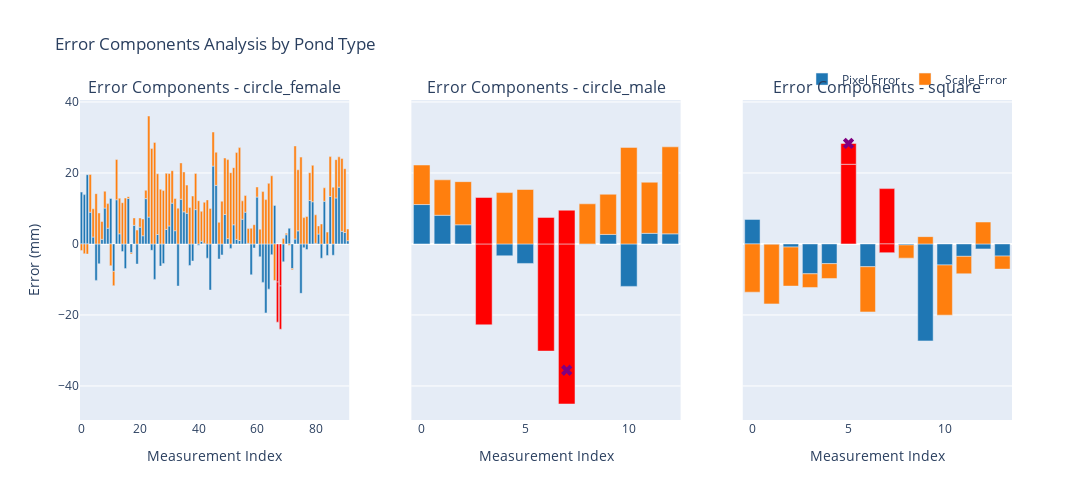

The code cell stored with this chart in its notebook:
### Code cell
# Create plotly subplots for error components bar plots
pond_types = df['Pond_Type'].unique()
n_pond_types = len(pond_types)


# Prepare data for all pond types
pond_data = {}
for pond_type in pond_types:
    df_pond = df[df['Pond_Type'] == pond_type].copy()
    df_pond = df_pond.reset_index(drop=True)
    
    # Calculate error components in mm
    mm_per_px_gt = 10 / df_pond['mean_scale']
    mm_per_px_pred = 10 / df_pond['pred_scale']


    df_pond['pixel_error_mm'] = (df_pond['pred_Distance_pixels'] - df_pond['mean_pixels']) * mm_per_px_pred
    df_pond['scale_error_mm'] = df_pond['mean_pixels'] * (mm_per_px_pred - mm_per_px_gt)
    df_pond['total_error_mm'] = df_pond['pixel_error_mm'] + df_pond['scale_error_mm']

    
    # Calculate total error and identify outliers using IQR
    df_pond['total_error_mm'] = df_pond['pixel_error_mm'] + df_pond['scale_error_mm']
    q1_total = df_pond['total_error_mm'].quantile(0.25)
    q3_total = df_pond['total_error_mm'].quantile(0.75)
    iqr_total = q3_total - q1_total
    outlier_threshold_low_total = q1_total - 1.5 * iqr_total
    outlier_threshold_high_total = q3_total + 1.5 * iqr_total
    df_pond['is_outlier_total'] = (df_pond['total_error_mm'] < outlier_threshold_low_total) | (df_pond['total_error_mm'] > outlier_threshold_high_total)
    
    # Calculate MAPE outliers using IQR
    q1_mape = df_pond['mape_percent'].quantile(0.25)
    q3_mape = df_pond['mape_percent'].quantile(0.75)
    iqr_mape = q3_mape - q1_mape
    outlier_threshold_low_mape = q1_mape - 1.5 * iqr_mape
    outlier_threshold_high_mape = q3_mape + 1.5 * iqr_mape
    df_pond['is_outlier_mape'] = (df_pond['mape_percent'] < outlier_threshold_low_mape) | (df_pond['mape_percent'] > outlier_threshold_high_mape)
    
    pond_data[pond_type] = df_pond

# Create plotly subplots for error components bar plots
fig_bar = make_subplots(
    rows=1, cols=n_pond_types,
    subplot_titles=[f'Error Components - {pond_type}' for pond_type in pond_types],
    shared_yaxes=True
)

for i, pond_type in enumerate(pond_types):
    df_pond = pond_data[pond_type]
    
    # Add Pixel Error bars
    fig_bar.add_trace(
        go.Bar(
            name='Pixel Error' if i == 0 else '',  # Only show legend for first subplot
            x=df_pond.index,
            y=df_pond['pixel_error_mm'],
            marker_color=['red' if is_outlier else '#1f77b4' for is_outlier in df_pond['is_outlier_total']],
            showlegend=(i == 0),  # Only show legend for first subplot
            hovertemplate="Image: %{customdata[0]}<br>" +
                         "Prawn ID: %{customdata[1]}<br>" +
                         "Pixel Error: %{y:.2f}mm<br>" +
                         "Total Error: %{customdata[2]:.2f}mm<extra></extra>",  
            customdata=list(zip(df_pond['Label'], df_pond['PrawnID'], df_pond['total_error_mm']))
        ),
        row=1, col=i+1
    )
    
    # Add Scale Error bars
    fig_bar.add_trace(
        go.Bar(
            name='Scale Error' if i == 0 else '',  # Only show legend for first subplot
            x=df_pond.index,
            y=df_pond['scale_error_mm'],
            marker_color=['red' if is_outlier else '#ff7f0e' for is_outlier in df_pond['is_outlier_total']],
            showlegend=(i == 0),  # Only show legend for first subplot
            hovertemplate="Image: %{customdata[0]}<br>" +
                         "Prawn ID: %{customdata[1]}<br>" +
                         "Scale Error: %{y:.2f}mm<br>" +
                         "Total Error: %{customdata[2]:.2f}mm<extra></extra>",  
            customdata=list(zip(df_pond['Label'], df_pond['PrawnID'], df_pond['total_error_mm']))
        ),
        row=1, col=i+1
    )
    
    # Highlight MAPE outliers
    fig_bar.add_trace(
        go.Scatter(
            x=df_pond.index[df_pond['is_outlier_mape']],
            y=df_pond['total_error_mm'][df_pond['is_outlier_mape']],
            mode='markers',
            marker=dict(color='purple', size=10, symbol='x'),
            name='MAPE Outlier' if i == 0 else '',
            showlegend=(i == 0),
            hovertemplate="Image: %{customdata[0]}<br>" +
                         "Prawn ID: %{customdata[1]}<br>" +
                         "Total Error: %{y:.2f}mm<extra></extra>",
            customdata=list(zip(df_pond['Label'], df_pond['PrawnID']))
        ),
        row=1, col=i+1
    )

# Update layout
fig_bar.update_layout(
    title='Error Components Analysis by Pond Type',
    barmode='relative',  # Shows stacked bars
    height=500,
    width=1200,
    showlegend=True,
    legend=dict(
        orientation="h",
        yanchor="bottom",
        y=1.02,
        xanchor="right",
        x=1
    )
)

# Update axes
for i in range(n_pond_types):
    fig_bar.update_xaxes(title_text="Measurement Index", row=1, col=i+1)
    if i == 0:  # Only show y-axis title for first subplot
        fig_bar.update_yaxes(title_text="Error (mm)", row=1, col=i+1)

fig_bar.show()

### Figure 1 — Plotly figure (JSON) as saved in the notebook; plotly's stock layout.template omitted (floating-point values rounded to 4 significant figures; data arrays with more than 128 entries replaced by an {"elided": "..."} marker saying what was removed)
{"data": [{"customdata": {"elided": "92x3 mixed values"}, "hovertemplate": "Image: %{customdata[0]}<br>Prawn ID: %{customdata[1]}<br>Pixel Error: %{y:.2f}mm<br>Total Error: %{customdata[2]:.2f}mm<extra></extra>", "marker": {"color": ["#1f77b4", "#1f77b4", "#1f77b4", "#1f77b4", "#1f77b4", "#1f77b4", "#1f77b4", "#1f77b4", "#1f77b4", "#1f77b4", "#1f77b4", "#1f77b4", "#1f77b4", "#1f77b4", "#1f77b4", "#1f77b4", "#1f77b4", "#1f77b4", "#1f77b4", "#1f77b4", "#1f77b4", "#1f77b4", "#1f77b4", "#1f77b4", "#1f77b4", "#1f77b4", "#1f77b4", "#1f77b4", "#1f77b4", "#1f77b4", "#1f77b4", "#1f77b4", "#1f77b4", "#1f77b4", "#1f77b4", "#1f77b4", "#1f77b4", "#1f77b4", "#1f77b4", "#1f77b4", "#1f77b4", "#1f77b4", "#1f77b4", "#1f77b4", "#1f77b4", "#1f77b4", "#1f77b4", "#1f77b4", "#1f77b4", "#1f77b4", "#1f77b4", "#1f77b4", "#1f77b4", "#1f77b4", "#1f77b4", "#1f77b4", "#1f77b4", "#1f77b4", "#1f77b4", "#1f77b4", "#1f77b4", "#1f77b4", "#1f77b4", "#1f77b4", "#1f77b4", "#1f77b4", "#1f77b4", "red", "red", "#1f77b4", "#1f77b4", "#1f77b4", "#1f77b4", "#1f77b4", "#1f77b4", "#1f77b4", "#1f77b4", "#1f77b4", "#1f77b4", "#1f77b4", "#1f77b4", "#1f77b4", "#1f77b4", "#1f77b4", "#1f77b4", "#1f77b4", "#1f77b4", "#1f77b4", "#1f77b4", "#1f77b4", "#1f77b4", "#1f77b4"]}, "name": "Pixel Error", "showlegend": true, "type": "bar", "x": [0, 1, 2, 3, 4, 5, 6, 7, 8, 9, 10, 11, 12, 13, 14, 15, 16, 17, 18, 19, 20, 21, 22, 23, 24, 25, 26, 27, 28, 29, 30, 31, 32, 33, 34, 35, 36, 37, 38, 39, 40, 41, 42, 43, 44, 45, 46, 47, 48, 49, 50, 51, 52, 53, 54, 55, 56, 57, 58, 59, 60, 61, 62, 63, 64, 65, 66, 67, 68, 69, 70, 71, 72, 73, 74, 75, 76, 77, 78, 79, 80, 81, 82, 83, 84, 85, 86, 87, 88, 89, 90, 91], "xaxis": "x", "y": [14.61, 13.9, 19.51, 8.948, 1.947, -10.27, -5.606, 1.301, 10.1, 4.434, 12.82, -7.725, 12.45, 2.855, -2.159, -6.932, 12.8, -2.498, 5.255, -5.674, 4.731, 2.306, 12.77, 7.562, -1.801, -9.983, 2.664, -6.246, -5.52, 4.091, 5.065, 11.5, 3.736, -11.87, 12.6, 9.051, 8.638, -6.063, -4.816, 9.672, -0.3923, 0.742, 0.1865, -4.015, -12.99, 21.94, 16.5, -4.256, -3.104, 8.312, 1.499, -1.251, 5.398, 1.287, 0.9596, 6.972, 8.95, 0.1731, -8.705, -1.153, 13.22, -3.611, -10.83, -19.44, -12.73, -3.014, 10.85, -10.73, -11.84, -5.043, 2.601, 4.427, -6.945, 1.388, 3.699, -13.92, -1.05, -1.579, 12.25, 11.89, 0.1795, 2.792, -4.021, 12.04, -3.246, 13.39, -3.192, 12.95, 16.0, 3.553, 3.223, 0.9191], "yaxis": "y"}, {"customdata": {"elided": "92x3 mixed values"}, "hovertemplate": "Image: %{customdata[0]}<br>Prawn ID: %{customdata[1]}<br>Scale Error: %{y:.2f}mm<br>Total Error: %{customdata[2]:.2f}mm<extra></extra>", "marker": {"color": ["#ff7f0e", "#ff7f0e", "#ff7f0e", "#ff7f0e", "#ff7f0e", "#ff7f0e", "#ff7f0e", "#ff7f0e", "#ff7f0e", "#ff7f0e", "#ff7f0e", "#ff7f0e", "#ff7f0e", "#ff7f0e", "#ff7f0e", "#ff7f0e", "#ff7f0e", "#ff7f0e", "#ff7f0e", "#ff7f0e", "#ff7f0e", "#ff7f0e", "#ff7f0e", "#ff7f0e", "#ff7f0e", "#ff7f0e", "#ff7f0e", "#ff7f0e", "#ff7f0e", "#ff7f0e", "#ff7f0e", "#ff7f0e", "#ff7f0e", "#ff7f0e", "#ff7f0e", "#ff7f0e", "#ff7f0e", "#ff7f0e", "#ff7f0e", "#ff7f0e", "#ff7f0e", "#ff7f0e", "#ff7f0e", "#ff7f0e", "#ff7f0e", "#ff7f0e", "#ff7f0e", "#ff7f0e", "#ff7f0e", "#ff7f0e", "#ff7f0e", "#ff7f0e", "#ff7f0e", "#ff7f0e", "#ff7f0e", "#ff7f0e", "#ff7f0e", "#ff7f0e", "#ff7f0e", "#ff7f0e", "#ff7f0e", "#ff7f0e", "#ff7f0e", "#ff7f0e", "#ff7f0e", "#ff7f0e", "#ff7f0e", "red", "red", "#ff7f0e", "#ff7f0e", "#ff7f0e", "#ff7f0e", "#ff7f0e", "#ff7f0e", "#ff7f0e", "#ff7f0e", "#ff7f0e", "#ff7f0e", "#ff7f0e", "#ff7f0e", "#ff7f0e", "#ff7f0e", "#ff7f0e", "#ff7f0e", "#ff7f0e", "#ff7f0e", "#ff7f0e", "#ff7f0e", "#ff7f0e", "#ff7f0e", "#ff7f0e"]}, "name": "Scale Error", "showlegend": true, "type": "bar", "x": [0, 1, 2, 3, 4, 5, 6, 7, 8, 9, 10, 11, 12, 13, 14, 15, 16, 17, 18, 19, 20, 21, 22, 23, 24, 25, 26, 27, 28, 29, 30, 31, 32, 33, 34, 35, 36, 37, 38, 39, 40, 41, 42, 43, 44, 45, 46, 47, 48, 49, 50, 51, 52, 53, 54, 55, 56, 57, 58, 59, 60, 61, 62, 63, 64, 65, 66, 67, 68, 69, 70, 71, 72, 73, 74, 75, 76, 77, 78, 79, 80, 81, 82, 83, 84, 85, 86, 87, 88, 89, 90, 91], "xaxis": "x", "y": [-1.869, -2.756, -2.859, 10.61, 7.981, 14.18, 8.729, 5.022, 4.752, 6.931, -6.126, -4.023, 11.33, 10.04, 11.62, 12.95, 0.5257, -0.3495, 2.082, 3.903, 2.6, 4.737, 2.353, 28.48, 26.88, 28.61, 17.1, 15.41, 15.04, 15.79, 14.77, 9.15, 9.06, 10.09, 10.23, 11.24, 7.937, 10.25, 13.5, 10.2, 12.17, 8.441, 11.56, 12.41, 10.01, 9.592, 9.332, 6.08, 12.04, 15.9, 22.26, 20.05, 16.1, 24.45, 26.18, 5.165, 4.692, 4.162, 4.424, 5.426, 2.843, 4.151, 14.75, 12.5, 17.07, 19.21, -10.32, -11.3, -12.19, 1.507, 0.4139, -0.3392, -0.3473, 26.23, 17.2, 24.47, 7.424, 7.724, 7.801, 10.26, 8.021, 2.298, 5.627, 3.783, 3.335, 11.21, 15.98, 10.8, 8.545, 20.53, 17.98, 3.303], "yaxis": "y"}, {"customdata": {"elided": "92x2 str values"}, "hovertemplate": "Image: %{customdata[0]}<br>Prawn ID: %{customdata[1]}<br>Total Error: %{y:.2f}mm<extra></extra>", "marker": {"color": "purple", "size": 10, "symbol": "x"}, "mode": "markers", "name": "MAPE Outlier", "showlegend": true, "type": "scatter", "x": [], "xaxis": "x", "y": [], "yaxis": "y"}, {"customdata": [["full body:undistorted_GX010089_11_236.jpg_gamma", "Prawn_0", 22.24], ["full body:undistorted_GX010089_11_236.jpg_gamma", "Prawn_1", 18.06], ["full body:undistorted_GX010089_11_236.jpg_gamma", "Prawn_2", 17.55], ["full body:undistorted_GX010091_5_149.jpg_gamma", "Prawn_0", -9.687], ["full body:undistorted_GX010091_5_149.jpg_gamma", "Prawn_1", 11.13], ["full body:undistorted_GX010102_9_165.jpg_gamma", "Prawn_1", 9.849], ["full body:undistorted_GX010102_9_165.jpg_gamma", "Prawn_2", -22.7], ["full body:undistorted_GX010102_9_165.jpg_gamma", "Prawn_3", -35.58], ["full body:undistorted_GX010102_9_165.jpg_gamma", "Prawn_4", 11.24], ["full body:undistorted_GX010102_9_165.jpg_gamma", "Prawn_5", 14.0], ["full body:undistorted_GX010102_50_1396.jpg_gamma", "Prawn_0", 15.25], ["full body:undistorted_GX010105_28_816.jpg_gamma", "Prawn_0", 17.39], ["full body:undistorted_GX010105_28_816.jpg_gamma", "Prawn_1", 27.36]], "hovertemplate": "Image: %{customdata[0]}<br>Prawn ID: %{customdata[1]}<br>Pixel Error: %{y:.2f}mm<br>Total Error: %{customdata[2]:.2f}mm<extra></extra>", "marker": {"color": ["#1f77b4", "#1f77b4", "#1f77b4", "red", "#1f77b4", "#1f77b4", "red", "red", "#1f77b4", "#1f77b4", "#1f77b4", "#1f77b4", "#1f77b4"]}, "name": "", "showlegend": false, "type": "bar", "x": [0, 1, 2, 3, 4, 5, 6, 7, 8, 9, 10, 11, 12], "xaxis": "x2", "y": [11.1, 8.081, 5.398, -22.78, -3.339, -5.492, -30.18, -45.09, -0.07057, 2.687, -11.95, 2.99, 2.851], "yaxis": "y2"}, {"customdata": [["full body:undistorted_GX010089_11_236.jpg_gamma", "Prawn_0", 22.24], ["full body:undistorted_GX010089_11_236.jpg_gamma", "Prawn_1", 18.06], ["full body:undistorted_GX010089_11_236.jpg_gamma", "Prawn_2", 17.55], ["full body:undistorted_GX010091_5_149.jpg_gamma", "Prawn_0", -9.687], ["full body:undistorted_GX010091_5_149.jpg_gamma", "Prawn_1", 11.13], ["full body:undistorted_GX010102_9_165.jpg_gamma", "Prawn_1", 9.849], ["full body:undistorted_GX010102_9_165.jpg_gamma", "Prawn_2", -22.7], ["full body:undistorted_GX010102_9_165.jpg_gamma", "Prawn_3", -35.58], ["full body:undistorted_GX010102_9_165.jpg_gamma", "Prawn_4", 11.24], ["full body:undistorted_GX010102_9_165.jpg_gamma", "Prawn_5", 14.0], ["full body:undistorted_GX010102_50_1396.jpg_gamma", "Prawn_0", 15.25], ["full body:undistorted_GX010105_28_816.jpg_gamma", "Prawn_0", 17.39], ["full body:undistorted_GX010105_28_816.jpg_gamma", "Prawn_1", 27.36]], "hovertemplate": "Image: %{customdata[0]}<br>Prawn ID: %{customdata[1]}<br>Scale Error: %{y:.2f}mm<br>Total Error: %{customdata[2]:.2f}mm<extra></extra>", "marker": {"color": ["#ff7f0e", "#ff7f0e", "#ff7f0e", "red", "#ff7f0e", "#ff7f0e", "red", "red", "#ff7f0e", "#ff7f0e", "#ff7f0e", "#ff7f0e", "#ff7f0e"]}, "name": "", "showlegend": false, "type": "bar", "x": [0, 1, 2, 3, 4, 5, 6, 7, 8, 9, 10, 11, 12], "xaxis": "x2", "y": [11.14, 9.981, 12.15, 13.1, 14.47, 15.34, 7.478, 9.506, 11.31, 11.31, 27.2, 14.4, 24.5], "yaxis": "y2"}, {"customdata": [["full body:undistorted_GX010089_11_236.jpg_gamma", "Prawn_0"], ["full body:undistorted_GX010089_11_236.jpg_gamma", "Prawn_1"], ["full body:undistorted_GX010089_11_236.jpg_gamma", "Prawn_2"], ["full body:undistorted_GX010091_5_149.jpg_gamma", "Prawn_0"], ["full body:undistorted_GX010091_5_149.jpg_gamma", "Prawn_1"], ["full body:undistorted_GX010102_9_165.jpg_gamma", "Prawn_1"], ["full body:undistorted_GX010102_9_165.jpg_gamma", "Prawn_2"], ["full body:undistorted_GX010102_9_165.jpg_gamma", "Prawn_3"], ["full body:undistorted_GX010102_9_165.jpg_gamma", "Prawn_4"], ["full body:undistorted_GX010102_9_165.jpg_gamma", "Prawn_5"], ["full body:undistorted_GX010102_50_1396.jpg_gamma", "Prawn_0"], ["full body:undistorted_GX010105_28_816.jpg_gamma", "Prawn_0"], ["full body:undistorted_GX010105_28_816.jpg_gamma", "Prawn_1"]], "hovertemplate": "Image: %{customdata[0]}<br>Prawn ID: %{customdata[1]}<br>Total Error: %{y:.2f}mm<extra></extra>", "marker": {"color": "purple", "size": 10, "symbol": "x"}, "mode": "markers", "name": "", "showlegend": false, "type": "scatter", "x": [7], "xaxis": "x2", "y": [-35.58], "yaxis": "y2"}, {"customdata": [["full body:undistorted_GX010152_36_378.jpg_gamma", "Prawn_0", -6.666], ["full body:undistorted_GX010152_36_378.jpg_gamma", "Prawn_1", -16.89], ["full body:undistorted_GX010157_160_2259", "Prawn_0", -11.87], ["full body:undistorted_GX010157_174_2582.jpg_gamma", "Prawn_0", -12.26], ["full body:undistorted_GX010157_177_2665.jpg_gamma", "Prawn_0", -9.725], ["full body:undistorted_GX010161_54_676.jpg_gamma.jpg_gamma", "Prawn_0", 28.32], ["full body:undistorted_GX010162_72_927.jpg_gamma.jpg_gamma", "Prawn_0", -19.15], ["full body:undistorted_GX010174_62_790.jpg_gamma", "Prawn_0", 13.13], ["full body:undistorted_GX010175_266_3372.jpg_gamma.jpg_gamma", "Prawn_0", -3.999], ["full body:undistorted_GX010177_232_3047", "Prawn_0", -25.26], ["full body:undistorted_GX010178_172_3604.jpg_gamma", "Prawn_0", -20.05], ["full body:undistorted_GX010183_37_685.jpg_gamma", "Prawn_0", -8.404], ["full body:undistorted_GX010183_80_1633.jpg_gamma", "Prawn_0", 4.78], ["full body:undistorted_GX010183_128_2852.jpg_gamma", "Prawn_0", -7.085]], "hovertemplate": "Image: %{customdata[0]}<br>Prawn ID: %{customdata[1]}<br>Pixel Error: %{y:.2f}mm<br>Total Error: %{customdata[2]:.2f}mm<extra></extra>", "marker": {"color": ["#1f77b4", "#1f77b4", "#1f77b4", "#1f77b4", "#1f77b4", "red", "#1f77b4", "red", "#1f77b4", "#1f77b4", "#1f77b4", "#1f77b4", "#1f77b4", "#1f77b4"]}, "name": "", "showlegend": false, "type": "bar", "x": [0, 1, 2, 3, 4, 5, 6, 7, 8, 9, 10, 11, 12, 13], "xaxis": "x3", "y": [6.914, -0.08867, -0.8771, -8.415, -5.544, 22.45, -6.417, 15.59, -0.2823, -27.32, -5.922, -3.492, -1.396, -3.416], "yaxis": "y3"}, {"customdata": [["full body:undistorted_GX010152_36_378.jpg_gamma", "Prawn_0", -6.666], ["full body:undistorted_GX010152_36_378.jpg_gamma", "Prawn_1", -16.89], ["full body:undistorted_GX010157_160_2259", "Prawn_0", -11.87], ["full body:undistorted_GX010157_174_2582.jpg_gamma", "Prawn_0", -12.26], ["full body:undistorted_GX010157_177_2665.jpg_gamma", "Prawn_0", -9.725], ["full body:undistorted_GX010161_54_676.jpg_gamma.jpg_gamma", "Prawn_0", 28.32], ["full body:undistorted_GX010162_72_927.jpg_gamma.jpg_gamma", "Prawn_0", -19.15], ["full body:undistorted_GX010174_62_790.jpg_gamma", "Prawn_0", 13.13], ["full body:undistorted_GX010175_266_3372.jpg_gamma.jpg_gamma", "Prawn_0", -3.999], ["full body:undistorted_GX010177_232_3047", "Prawn_0", -25.26], ["full body:undistorted_GX010178_172_3604.jpg_gamma", "Prawn_0", -20.05], ["full body:undistorted_GX010183_37_685.jpg_gamma", "Prawn_0", -8.404], ["full body:undistorted_GX010183_80_1633.jpg_gamma", "Prawn_0", 4.78], ["full body:undistorted_GX010183_128_2852.jpg_gamma", "Prawn_0", -7.085]], "hovertemplate": "Image: %{customdata[0]}<br>Prawn ID: %{customdata[1]}<br>Scale Error: %{y:.2f}mm<br>Total Error: %{customdata[2]:.2f}mm<extra></extra>", "marker": {"color": ["#ff7f0e", "#ff7f0e", "#ff7f0e", "#ff7f0e", "#ff7f0e", "red", "#ff7f0e", "red", "#ff7f0e", "#ff7f0e", "#ff7f0e", "#ff7f0e", "#ff7f0e", "#ff7f0e"]}, "name": "", "showlegend": false, "type": "bar", "x": [0, 1, 2, 3, 4, 5, 6, 7, 8, 9, 10, 11, 12, 13], "xaxis": "x3", "y": [-13.58, -16.8, -11.0, -3.844, -4.181, 5.874, -12.73, -2.46, -3.716, 2.058, -14.13, -4.911, 6.176, -3.669], "yaxis": "y3"}, {"customdata": [["full body:undistorted_GX010152_36_378.jpg_gamma", "Prawn_0"], ["full body:undistorted_GX010152_36_378.jpg_gamma", "Prawn_1"], ["full body:undistorted_GX010157_160_2259", "Prawn_0"], ["full body:undistorted_GX010157_174_2582.jpg_gamma", "Prawn_0"], ["full body:undistorted_GX010157_177_2665.jpg_gamma", "Prawn_0"], ["full body:undistorted_GX010161_54_676.jpg_gamma.jpg_gamma", "Prawn_0"], ["full body:undistorted_GX010162_72_927.jpg_gamma.jpg_gamma", "Prawn_0"], ["full body:undistorted_GX010174_62_790.jpg_gamma", "Prawn_0"], ["full body:undistorted_GX010175_266_3372.jpg_gamma.jpg_gamma", "Prawn_0"], ["full body:undistorted_GX010177_232_3047", "Prawn_0"], ["full body:undistorted_GX010178_172_3604.jpg_gamma", "Prawn_0"], ["full body:undistorted_GX010183_37_685.jpg_gamma", "Prawn_0"], ["full body:undistorted_GX010183_80_1633.jpg_gamma", "Prawn_0"], ["full body:undistorted_GX010183_128_2852.jpg_gamma", "Prawn_0"]], "hovertemplate": "Image: %{customdata[0]}<br>Prawn ID: %{customdata[1]}<br>Total Error: %{y:.2f}mm<extra></extra>", "marker": {"color": "purple", "size": 10, "symbol": "x"}, "mode": "markers", "name": "", "showlegend": false, "type": "scatter", "x": [5], "xaxis": "x3", "y": [28.32], "yaxis": "y3"}], "layout": {"annotations": [{"font": {"size": 16}, "showarrow": false, "text": "Error Components - circle_female", "x": 0.1444, "xanchor": "center", "xref": "paper", "y": 1, "yanchor": "bottom", "yref": "paper"}, {"font": {"size": 16}, "showarrow": false, "text": "Error Components - circle_male", "x": 0.5, "xanchor": "center", "xref": "paper", "y": 1, "yanchor": "bottom", "yref": "paper"}, {"font": {"size": 16}, "showarrow": false, "text": "Error Components - square", "x": 0.8556, "xanchor": "center", "xref": "paper", "y": 1, "yanchor": "bottom", "yref": "paper"}], "barmode": "relative", "height": 500, "legend": {"orientation": "h", "x": 1, "xanchor": "right", "y": 1.02, "yanchor": "bottom"}, "showlegend": true, "title": {"text": "Error Components Analysis by Pond Type"}, "width": 1200, "xaxis": {"anchor": "y", "domain": [0, 0.2889], "title": {"text": "Measurement Index"}}, "xaxis2": {"anchor": "y2", "domain": [0.3556, 0.6444], "title": {"text": "Measurement Index"}}, "xaxis3": {"anchor": "y3", "domain": [0.7111, 1], "title": {"text": "Measurement Index"}}, "yaxis": {"anchor": "x", "domain": [0, 1], "title": {"text": "Error (mm)"}}, "yaxis2": {"anchor": "x2", "domain": [0, 1], "matches": "y", "showticklabels": false}, "yaxis3": {"anchor": "x3", "domain": [0, 1], "matches": "y", "showticklabels": false}}}
